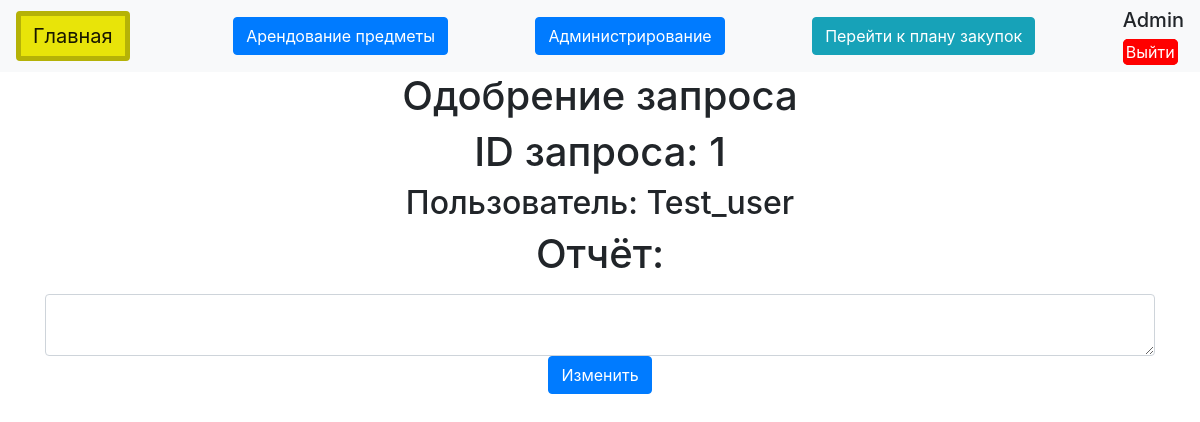
Screenshot of /report_request/1 (signed in) with the database file from the repository.
### data/users.py (models this page shows, shortened)
class Users(SqlAlchemyBase, UserMixin):
    __tablename__ = 'users'
    id = sqlalchemy.Column(sqlalchemy.Integer, primary_key=True, autoincrement=True)
    name = sqlalchemy.Column(sqlalchemy.String, nullable=True)
    about = sqlalchemy.Column(sqlalchemy.String, nullable=True)
    email = sqlalchemy.Column(sqlalchemy.String, index=True, unique=True, nullable=True)
    hashed_password = sqlalchemy.Column(sqlalchemy.String, nullable=True)
    user_access = sqlalchemy.Column(sqlalchemy.String, default='User', nullable=True)
    password = sqlalchemy.Column(sqlalchemy.String, nullable=True)
    asortiment = orm.relationship("Asortiment", back_populates='users')

### data/news.py (models this page shows)
class Request(SqlAlchemyBase):
    __tablename__ = 'request'
    id = sqlalchemy.Column(sqlalchemy.Integer, primary_key=True, autoincrement=True)
    description = sqlalchemy.Column(sqlalchemy.String)
    date_start = sqlalchemy.Column(sqlalchemy.String)
    date_end = sqlalchemy.Column(sqlalchemy.String)
    approved = sqlalchemy.Column(sqlalchemy.Boolean)
    type = sqlalchemy.Column(sqlalchemy.String, nullable=True)
    id_user = sqlalchemy.Column(sqlalchemy.Integer, sqlalchemy.ForeignKey("users.id"))
    name_user = sqlalchemy.Column(sqlalchemy.String)
    user = orm.relationship('Users')
    id_item = sqlalchemy.Column(sqlalchemy.Integer, sqlalchemy.ForeignKey("asortiment.id"))
    asortiment = orm.relationship("Asortiment")

### main.py (the view)
@app.route("/report_request/<int:id_request>", methods=['GET', 'POST'])
@login_required
def report_request(id_request):
    if current_user.user_access == "baned":
        abort(404)
    elif current_user.user_access == "User":
        return redirect("/")
    else:
        form = RequestForm()
        db_sess = db_session.create_session()
        request = db_sess.query(Request).filter_by(id=id_request).first()
        if form.validate_on_submit():
            db_sess.query(Request).filter_by(id=id_request).update({'description': form.description.data,})
            db_sess.commit()
            print("soem")
            return redirect("/admin_panel")
        return render_template("reportR.html", form=form, request=request, title="Отзыв о аренде")

### forms/news.py
class RequestForm(FlaskForm):
    description = TextAreaField("Отчёт:")
    datetime_start = DateField('Начало аренды')
    datetime_end = DateField('Окончание аренды')
    confirmed = BooleanField('Одобрить?')
    submit = SubmitField("Арендовать")

### data/db_session.py (called while the page is built)
def create_session() -> Session:
    global __factory
    return __factory()

### main.py (called while the page is built)
@login_manager.user_loader
def load_user(user_id):
    db_sess = db_session.create_session()
    return db_sess.get(Users, user_id)

### templates/reportR.html (shortened to what this page needs)
{% extends "base.html" %}
{% block content %}
<div class="container">
    <div>
        <h1>Одобрение запроса</h1>
        <div class="cental">
            <h1>ID запроса:     {{ request.id }}</h1>
        </div>
        <div class="cental">
            <h2>Пользователь:   {{ request.user.name }}</h2>
        </div>
        <form action="" method="post" enctype="multipart/form-data">
        <div>
            <div>
                <h1 class="cental">{{ form.description.label }}</h1>
            </div>
            <div>
                {{ form.description(class="form-control") }}
            </div>
        </div>
        <div class="cental">
            {{ form.submit(type="submit", class="btn btn-primary", value="Изменить") }}
        </div>
        </form>
    </div>
</div>
{% endblock %}

### templates/base.html (shortened to what this page needs)
<!doctype html>
<html lang="en">
<head>
    <link rel="stylesheet"
          href="https://stackpath.bootstrapcdn.com/bootstrap/4.4.1/css/bootstrap.min.css"
>
    <link rel="stylesheet" href="{{ url_for('static', filename='styles/Styles.css') }}">
</head>
<body>
<header>
    <nav class="navbar navbar-light bg-light">
        <a class="btn navbar-brand borderSome backcolorV" href="/" >Главная</a>
        {% if current_user.user_access == 'admin' %}
        <div class="cental">
            <a href="/arrended" class="btn btn-primary">Арендование предметы</a>
        </div>
        <div class="cental">
            <a href="/admin_panel" class="btn btn-primary">Администрирование</a>
        </div>
        <div class="cental">
            <a href="{{ url_for('purchase_plan') }}" class="btn btn-info">Перейти к плану закупок</a>
        </div>
        {% else %}
        <div class="cental">
            <a href="/arrended" class="btn btn-primary">Арендование предметы</a>
        </div>
        {% endif %}
        {% if current_user.is_authenticated %}
        <div>
            <h5>{{ current_user.name }}</h5>
            <a class="exit" href="/logout">Выйти</a>
        </div>
        {% else %}
            <p>
                <a class="btn btn-primary " href="/register">Зарегистрироваться</a>
                <a class="btn btn-success" href="/login">Войти</a>
            </p>
        {% endif %}
    </nav>
</header>
<main>
    {% block content %}{% endblock %}
</main>
</body>
</html>

### static/styles/Styles.css (style rules this page uses)
.exit { border:3px solid red; color: white; background-color: red; border-radius: 5px; }
h1 { text-align: center; }
.borderSome { border: 5px solid #b5b207; }
.cental { text-align: center; }
.backcolorV { background-color: #e8e409; color: white; }

### rows the page displays
Users: name "Admin"
Request: id "1"
Users: user.name "Test_user"
